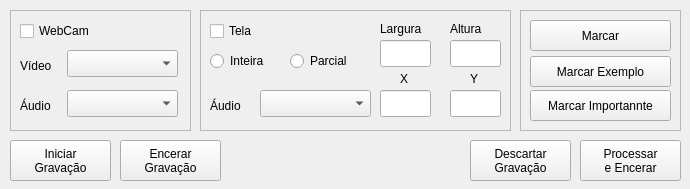
<?xml version="1.0" encoding="UTF-8"?>
<ui version="4.0">
 <class>FormCapture</class>
 <widget class="QWidget" name="FormCapture">
  <property name="geometry">
   <rect>
    <x>0</x>
    <y>0</y>
    <width>690</width>
    <height>189</height>
   </rect>
  </property>
  <property name="windowTitle">
   <string>Iniciar Gravação</string>
  </property>
  <widget class="QPushButton" name="btn_start">
   <property name="geometry">
    <rect>
     <x>10</x>
     <y>140</y>
     <width>101</width>
     <height>41</height>
    </rect>
   </property>
   <property name="text">
    <string>Iniciar
Gravação</string>
   </property>
  </widget>
  <widget class="QFrame" name="frame">
   <property name="geometry">
    <rect>
     <x>10</x>
     <y>10</y>
     <width>181</width>
     <height>121</height>
    </rect>
   </property>
   <property name="frameShape">
    <enum>QFrame::StyledPanel</enum>
   </property>
   <property name="frameShadow">
    <enum>QFrame::Raised</enum>
   </property>
   <widget class="QCheckBox" name="ckb_webcam">
    <property name="geometry">
     <rect>
      <x>10</x>
      <y>10</y>
      <width>101</width>
      <height>22</height>
     </rect>
    </property>
    <property name="text">
     <string>WebCam</string>
    </property>
   </widget>
   <widget class="QComboBox" name="cmb_webcam_video">
    <property name="geometry">
     <rect>
      <x>57</x>
      <y>40</y>
      <width>111</width>
      <height>27</height>
     </rect>
    </property>
   </widget>
   <widget class="QComboBox" name="cmb_webcam_audio">
    <property name="geometry">
     <rect>
      <x>57</x>
      <y>80</y>
      <width>111</width>
      <height>27</height>
     </rect>
    </property>
   </widget>
   <widget class="QLabel" name="label">
    <property name="geometry">
     <rect>
      <x>10</x>
      <y>40</y>
      <width>66</width>
      <height>31</height>
     </rect>
    </property>
    <property name="text">
     <string>Vídeo</string>
    </property>
   </widget>
   <widget class="QLabel" name="label_2">
    <property name="geometry">
     <rect>
      <x>10</x>
      <y>80</y>
      <width>66</width>
      <height>31</height>
     </rect>
    </property>
    <property name="text">
     <string>Áudio</string>
    </property>
   </widget>
  </widget>
  <widget class="QFrame" name="frame_2">
   <property name="geometry">
    <rect>
     <x>200</x>
     <y>10</y>
     <width>311</width>
     <height>121</height>
    </rect>
   </property>
   <property name="frameShape">
    <enum>QFrame::StyledPanel</enum>
   </property>
   <property name="frameShadow">
    <enum>QFrame::Raised</enum>
   </property>
   <widget class="QCheckBox" name="ckb_screen">
    <property name="geometry">
     <rect>
      <x>10</x>
      <y>10</y>
      <width>97</width>
      <height>22</height>
     </rect>
    </property>
    <property name="text">
     <string>Tela</string>
    </property>
   </widget>
   <widget class="QComboBox" name="cmb_screen_audio">
    <property name="geometry">
     <rect>
      <x>60</x>
      <y>80</y>
      <width>111</width>
      <height>27</height>
     </rect>
    </property>
   </widget>
   <widget class="QLabel" name="label_3">
    <property name="geometry">
     <rect>
      <x>10</x>
      <y>80</y>
      <width>66</width>
      <height>31</height>
     </rect>
    </property>
    <property name="text">
     <string>Áudio</string>
    </property>
   </widget>
   <widget class="QRadioButton" name="rdb_fullscreen">
    <property name="geometry">
     <rect>
      <x>10</x>
      <y>40</y>
      <width>116</width>
      <height>22</height>
     </rect>
    </property>
    <property name="text">
     <string>Inteira</string>
    </property>
   </widget>
   <widget class="QRadioButton" name="rdb_partial">
    <property name="geometry">
     <rect>
      <x>90</x>
      <y>40</y>
      <width>116</width>
      <height>22</height>
     </rect>
    </property>
    <property name="text">
     <string>Parcial</string>
    </property>
   </widget>
   <widget class="QLineEdit" name="txt_height">
    <property name="geometry">
     <rect>
      <x>250</x>
      <y>30</y>
      <width>51</width>
      <height>27</height>
     </rect>
    </property>
   </widget>
   <widget class="QLineEdit" name="txt_x">
    <property name="geometry">
     <rect>
      <x>180</x>
      <y>80</y>
      <width>51</width>
      <height>27</height>
     </rect>
    </property>
   </widget>
   <widget class="QLineEdit" name="txt_width">
    <property name="geometry">
     <rect>
      <x>180</x>
      <y>30</y>
      <width>51</width>
      <height>27</height>
     </rect>
    </property>
   </widget>
   <widget class="QLineEdit" name="txt_y">
    <property name="geometry">
     <rect>
      <x>250</x>
      <y>80</y>
      <width>51</width>
      <height>27</height>
     </rect>
    </property>
   </widget>
   <widget class="QLabel" name="label_4">
    <property name="geometry">
     <rect>
      <x>180</x>
      <y>10</y>
      <width>66</width>
      <height>17</height>
     </rect>
    </property>
    <property name="text">
     <string>Largura</string>
    </property>
   </widget>
   <widget class="QLabel" name="label_5">
    <property name="geometry">
     <rect>
      <x>250</x>
      <y>10</y>
      <width>51</width>
      <height>17</height>
     </rect>
    </property>
    <property name="text">
     <string>Altura</string>
    </property>
   </widget>
   <widget class="QLabel" name="label_6">
    <property name="geometry">
     <rect>
      <x>200</x>
      <y>60</y>
      <width>21</width>
      <height>17</height>
     </rect>
    </property>
    <property name="text">
     <string>X</string>
    </property>
   </widget>
   <widget class="QLabel" name="label_7">
    <property name="geometry">
     <rect>
      <x>270</x>
      <y>60</y>
      <width>41</width>
      <height>17</height>
     </rect>
    </property>
    <property name="text">
     <string>Y</string>
    </property>
   </widget>
  </widget>
  <widget class="QFrame" name="frame_3">
   <property name="geometry">
    <rect>
     <x>520</x>
     <y>10</y>
     <width>161</width>
     <height>121</height>
    </rect>
   </property>
   <property name="frameShape">
    <enum>QFrame::StyledPanel</enum>
   </property>
   <property name="frameShadow">
    <enum>QFrame::Raised</enum>
   </property>
   <widget class="QPushButton" name="btn_example">
    <property name="geometry">
     <rect>
      <x>10</x>
      <y>46</y>
      <width>141</width>
      <height>31</height>
     </rect>
    </property>
    <property name="text">
     <string>Marcar Exemplo</string>
    </property>
   </widget>
   <widget class="QPushButton" name="btn_other">
    <property name="geometry">
     <rect>
      <x>10</x>
      <y>10</y>
      <width>141</width>
      <height>31</height>
     </rect>
    </property>
    <property name="text">
     <string>Marcar</string>
    </property>
   </widget>
  </widget>
  <widget class="QPushButton" name="btn_stop">
   <property name="geometry">
    <rect>
     <x>120</x>
     <y>140</y>
     <width>101</width>
     <height>41</height>
    </rect>
   </property>
   <property name="text">
    <string>Encerar
Gravação</string>
   </property>
  </widget>
  <widget class="QPushButton" name="btn_drop">
   <property name="geometry">
    <rect>
     <x>470</x>
     <y>140</y>
     <width>101</width>
     <height>41</height>
    </rect>
   </property>
   <property name="text">
    <string>Descartar
Gravação</string>
   </property>
  </widget>
  <widget class="QPushButton" name="btn_save">
   <property name="geometry">
    <rect>
     <x>580</x>
     <y>140</y>
     <width>101</width>
     <height>41</height>
    </rect>
   </property>
   <property name="text">
    <string>Processar
e Encerar</string>
   </property>
  </widget>
  <widget class="QPushButton" name="btn_important">
   <property name="geometry">
    <rect>
     <x>530</x>
     <y>90</y>
     <width>141</width>
     <height>31</height>
    </rect>
   </property>
   <property name="text">
    <string>Marcar Importannte</string>
   </property>
  </widget>
 </widget>
 <resources/>
 <connections/>
</ui>
